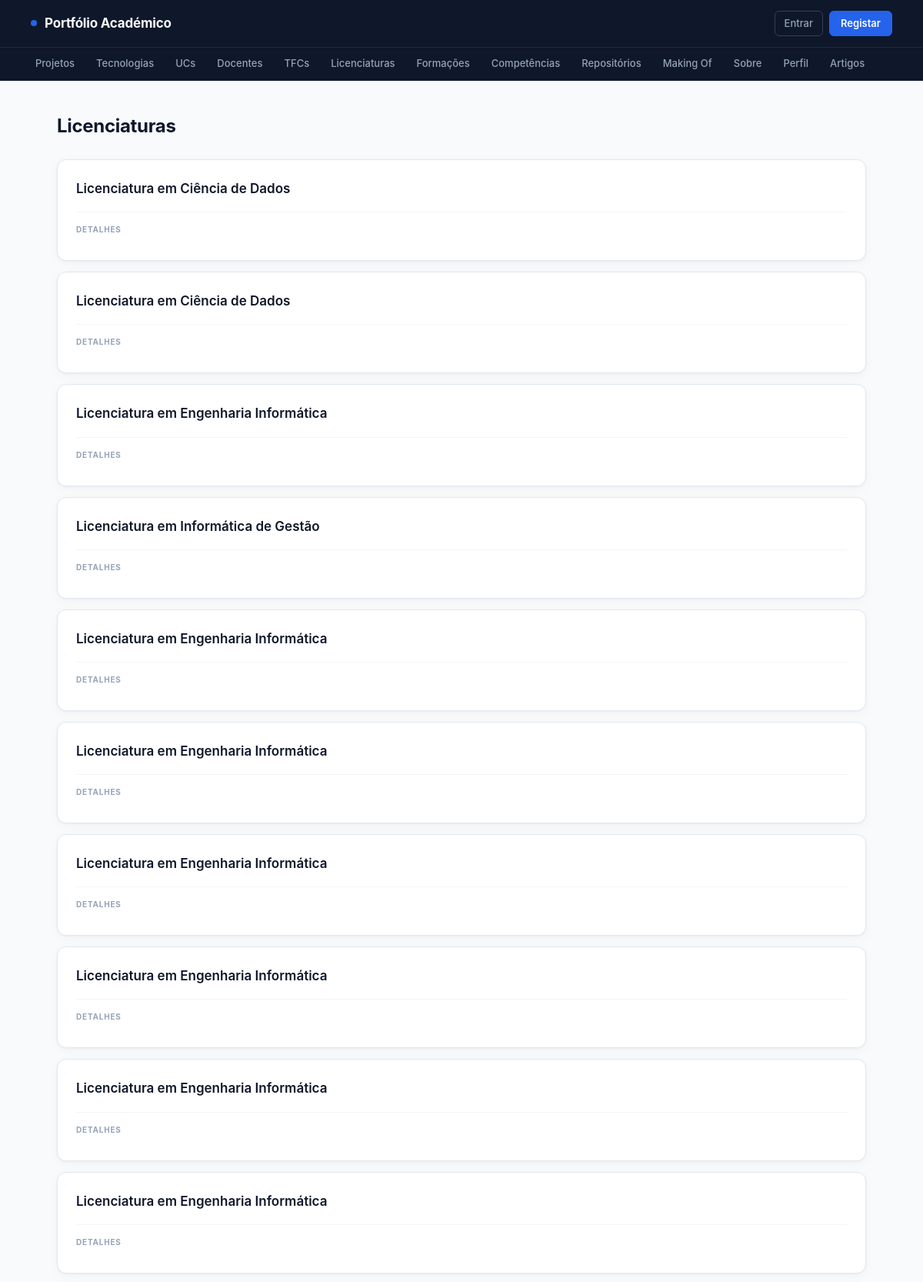
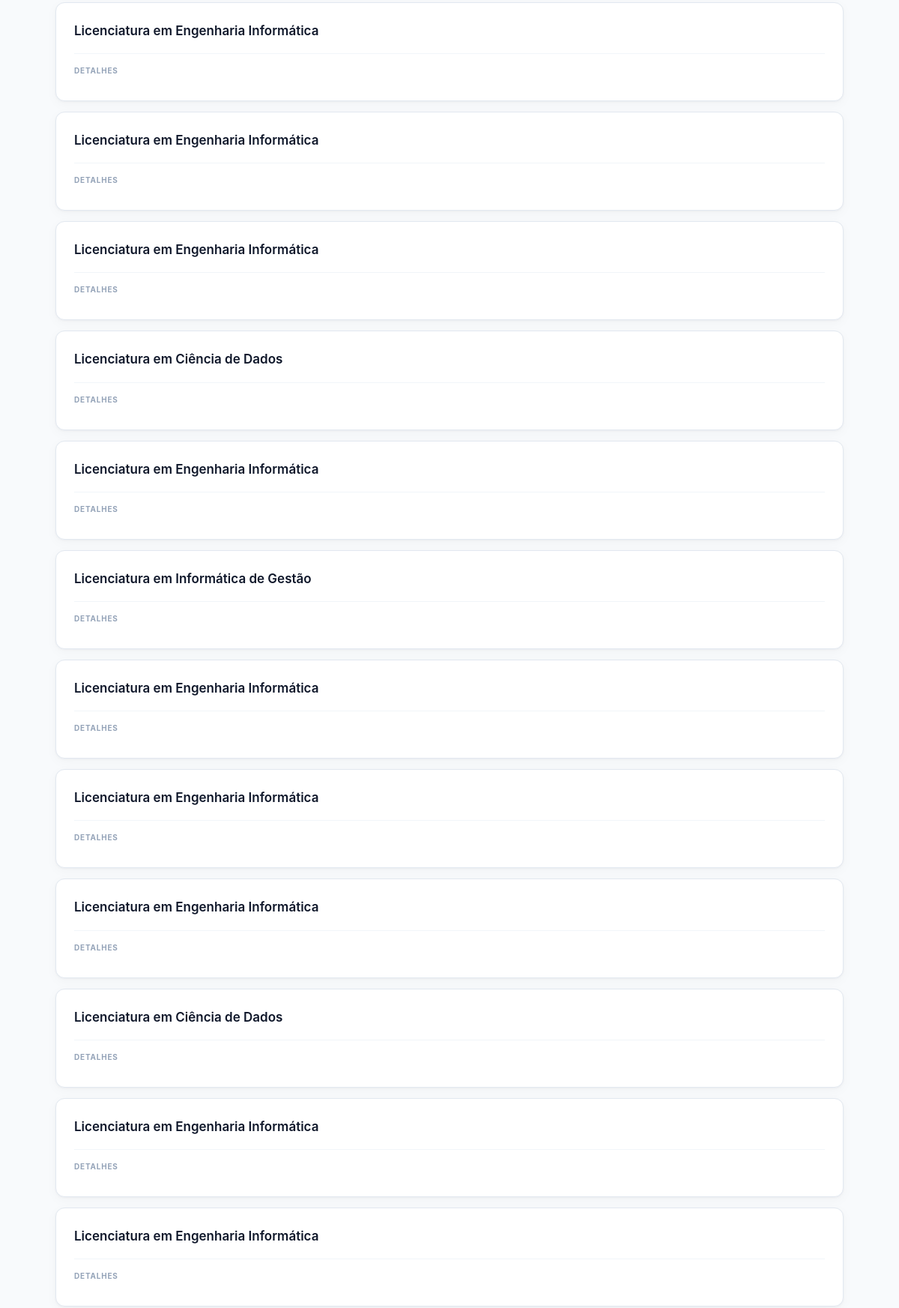
The app's page /licenciaturas/ (upper part) with its own data (2 pictures, top to bottom).
### portfolio/models.py (models this page shows, shortened)
class Licenciatura(models.Model):
    nome = models.CharField(max_length=150)
    sigla = models.CharField(max_length=20, blank=True)
    codigo = models.IntegerField(null=True, blank=True)  # 👈 importante para API
    instituicao = models.CharField(max_length=150, blank=True)
    descricao = models.TextField(blank=True)
    duracao_anos = models.IntegerField(null=True, blank=True)
    utilizador = models.ForeignKey(Utilizador, on_delete=models.CASCADE)

### portfolio/views.py (the view)
# urls.py: path('licenciaturas/', views.licenciaturas_view, name='licenciaturas_view'),
def licenciaturas_view(request):
    licenciaturas = Licenciatura.objects \
        .select_related('utilizador') \
        .all()
    return render(request, 'portfolio/licenciaturas.html', {'licenciaturas': licenciaturas})

### portfolio/templates/portfolio/licenciaturas.html (shortened to what this page needs)
{% extends "portfolio/base.html" %}
{% block content %}
<h2>Licenciaturas</h2>
<section>
    {% for lic in licenciaturas %}
    <article>
        <header>
            <h3>{{ lic.nome }} {% if lic.sigla %}({{ lic.sigla }}){% endif %}</h3>
        </header>
        <section>
            <h4>Detalhes</h4>
        </section>
    </article>
    {% empty %}
        <p>Sem licenciaturas.</p>
    {% endfor %}
</section>
{% endblock %}

### portfolio/static/portfolio/styles.css (style rules this page uses)
*, *::before, *::after { box-sizing: border-box; margin: 0; padding: 0; }
body { font-family: "Inter", "Segoe UI", system-ui, -apple-system, sans-serif; background: #F8FAFC; color: #0F172A; line-height: 1.6; min-height: 100vh; display: flex; flex-direction: column; }
h2 { font-size: 24px; font-weight: 700; color: #0F172A; margin-bottom: 24px; letter-spacing: -0.3px; }
h3 { color: #0F172A; }
section > article { background: white; padding: 24px; border-radius: 12px; border: 1px solid #E2E8F0; box-shadow: 0 1px 3px rgba(15,23,42,0.04), 0 4px 16px rgba(15,23,42,0.03); transition: box-shadow 0.2s, transform 0.2s; margin-bottom: 14px; }
article > header { margin-bottom: 14px; padding-bottom: 12px; border-bottom: 1px solid #F1F5F9; }
article > header > h3 { font-size: 17px; font-weight: 600; color: #0F172A; margin-bottom: 4px; }
article > section { margin-top: 12px; }
article > section > h4 { font-size: 10px; text-transform: uppercase; letter-spacing: 0.08em; color: #94A3B8; font-weight: 700; margin-bottom: 8px; }

### records on screen
Licenciatura: nome "Licenciatura em Ciência de Dados"
Licenciatura: nome "Licenciatura em Ciência de Dados"
Licenciatura: nome "Licenciatura em Engenharia Informática"
Licenciatura: nome "Licenciatura em Informática de Gestão"
Licenciatura: nome "Licenciatura em Engenharia Informática"
Licenciatura: nome "Licenciatura em Engenharia Informática"
Licenciatura: nome "Licenciatura em Engenharia Informática"
Licenciatura: nome "Licenciatura em Engenharia Informática"
Licenciatura: nome "Licenciatura em Engenharia Informática"
Licenciatura: nome "Licenciatura em Engenharia Informática"
Licenciatura: nome "Licenciatura em Engenharia Informática"
Licenciatura: nome "Licenciatura em Engenharia Informática"
Licenciatura: nome "Licenciatura em Engenharia Informática"
Licenciatura: nome "Licenciatura em Ciência de Dados"
Licenciatura: nome "Licenciatura em Engenharia Informática"
Licenciatura: nome "Licenciatura em Informática de Gestão"
Licenciatura: nome "Licenciatura em Engenharia Informática"
Licenciatura: nome "Licenciatura em Engenharia Informática"
Licenciatura: nome "Licenciatura em Engenharia Informática"
Licenciatura: nome "Licenciatura em Ciência de Dados"
Licenciatura: nome "Licenciatura em Engenharia Informática"
Licenciatura: nome "Licenciatura em Engenharia Informática"
